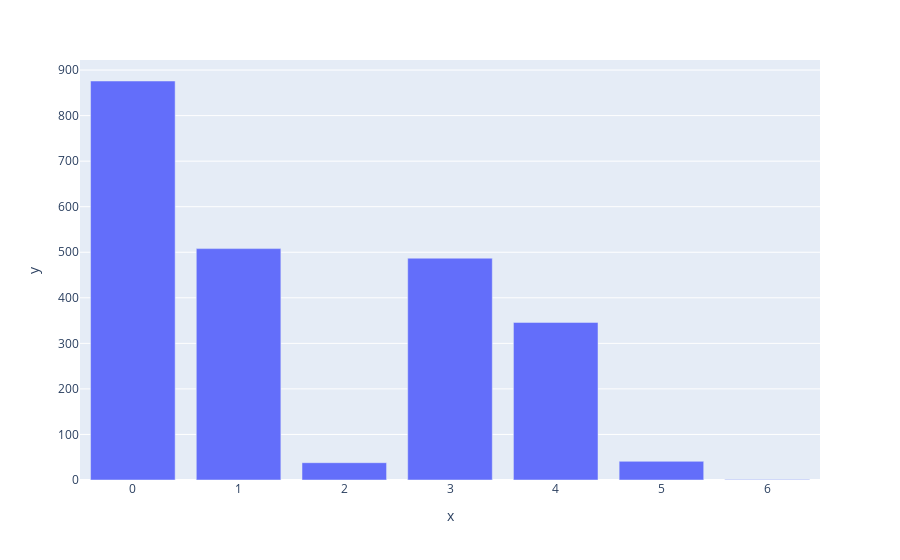

Notebook code cell kept with this figure:
### Code cell
px.bar(x = train_df[train_df.target == 1].dow.value_counts().keys()
      , y = train_df[train_df.target == 1].dow.value_counts()
      )

### Figure 1 — Plotly figure (JSON) as saved in the notebook; plotly's stock layout.template omitted (floating-point values rounded to 4 significant figures)
{"data": [{"alignmentgroup": "True", "hoverlabel": {"namelength": 0}, "hovertemplate": "x=%{x}<br>y=%{y}", "legendgroup": "", "marker": {"color": "#636efa"}, "name": "", "offsetgroup": "", "orientation": "v", "showlegend": false, "textposition": "auto", "type": "bar", "x": [0, 1, 3, 4, 5, 2, 6], "xaxis": "x", "y": [876, 508, 487, 346, 41, 38, 1], "yaxis": "y"}], "layout": {"autosize": true, "barmode": "relative", "legend": {"tracegroupgap": 0}, "margin": {"t": 60}, "xaxis": {"anchor": "y", "autorange": true, "domain": [0, 1], "range": [-0.5, 6.5], "title": {"text": "x"}, "type": "linear"}, "yaxis": {"anchor": "x", "autorange": true, "domain": [0, 1], "range": [0, 922.1], "title": {"text": "y"}, "type": "linear"}}}
